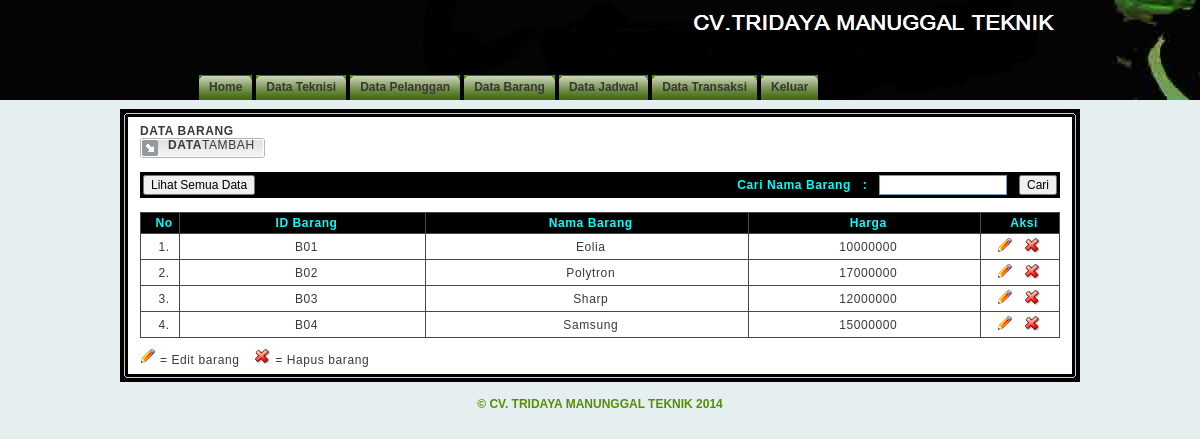
The page /admin.php?page=barang_mgr (signed in) on the database its author committed.
### tables this page shows
CREATE TABLE `barang` (
  `id_barang` varchar(3) NOT NULL,
  `nama_barang` varchar(50) NOT NULL,
  `harga` int(11) NOT NULL,
  PRIMARY KEY (`id_barang`)
);

### include/class.php (called while the page is built, shortened)
<?php
class barang {
    function tampilbarang() {
        $query = mysql_query("SELECT * FROM barang");
        while ($row = mysql_fetch_array($query))
            $data[] = $row;
        return $data;
    }
}
?>

### barang_mgr.php (the view, shortened to what this page needs)
<?php
include_once 'include/class.php';
$sup = new barang();
?>
<b>DATA BARANG</b>
<div class="subnav">
    <table border="0" cellspacing="0" cellpadding="0">
        <tr>
            <td><img src="images/tabdata01.gif" /></td>
            <td class="tabsubnav">
                <b>DATA</b><a href="?page=addbarang">TAMBAH</a>
            </td>
            <td><img src="images/tabdata03.gif" /></td>
        </tr>
    </table>
</div><br />
<table class="tabholder"  border="0" cellspacing="0" cellpadding="3">
    <tr class="tabhead">
        <td width="40%">
            <form method="post" action="?page=barang_mgr" onsubmit="if (this.q.value)
                        return true;
                    else
                        return false;">
                <input name="sb" type="submit" class="button" value="Lihat Semua Data">
            </form>
        </td>
        <td width="60%" align="right">
            <form method="post" action="?page=barang_mgr" onsubmit="if (this.q.value)
                        return true;
                    else
                        return false;">
                <input type="hidden" name="do" value="find" /><b>Cari Nama Barang &nbsp; : &nbsp;</b>
                <input class="tfield"  type="text" name="q" title="Masukkan kata kunci pencarian." />&nbsp;&nbsp;
                <input name="submit" type="submit" class="button" value="Cari" />
            </form>
        </td>
    </tr>
</table>
<br>
<table class="tabholder" border="0" cellspacing="1" cellpadding="0">
    <tr class="tabhead">
        <td align="center" width="30" class="tabtxt">No</td>
        <td align="center" class="tabtxt">ID Barang</td>
        <td align="center" class="tabtxt">Nama Barang</td>
        <td align="center" class="tabtxt">Harga</td>
        <td align="center" width="70" class="tabtxt">Aksi</td>
    </tr>
    <?php
    $arrayangsur = $sup->tampilbarang();
    if (count($arrayangsur)) {
        foreach ($arrayangsur as $data) {
            ?>
            <tr class="tabcont">
                <td class="tabtxt" align="center"><?php echo $c = $c + 1; ?>.</td>
                <td class="tabtxt" align="center"><?php echo $data['id_barang']; ?></td>
                <td class="tabtxt" align="center"><?php echo $data['nama_barang']; ?></td>
                <td class="tabtxt" align="center"><?php echo $data['harga']; ?></td>
                <td align="left">
                    <div class="tabtxt imghref">
                        <span class="dashnav">&nbsp;</span>
                        <a href="?page=edit_barang&aksi=edit&id_barang=<?php echo $data['id_barang']; ?>">
                            <img src="images/ico_edit.gif" class="ico" border="0" title="Edit" />
                        </a>
                        <span class="dashnav">&nbsp;</span>
                        <a href="?page=edit_barang&aksi=hapus&id_barang=<?php echo $data['id_barang']; ?>">
                            <img src="images/ico_del.gif" class="ico" border="0" title="Hapus" onClick="return confirm('Apakah Anda Yakin?');"/>
                        </a>
                    </div>
                </td>
            </tr>
            <?php
        }
    } else {
        echo 'Nama Barang Tidak Ada!';
    }
    ?>
</table>
<img src="images/ico_edit.gif" border="0" title="Edit" /> = Edit barang &nbsp;&nbsp;
<img src="images/ico_del.gif" border="0" title="Delete" /> = Hapus barang

### css/style2.css (style rules this page uses)
html, body { margin: 0; padding: 0; background: #e5efef url(../images/header.jpg) top repeat-x; font: 12px Tahoma, Arial, "Trebuchet MS"; color: #3C3836; }
a { text-decoration: underline; color: #FF7E00; }
.tabsubnav { background-image: url(../images/tabdata02bg.gif); background-repeat: repeat-x; color: #3A3835; vertical-align: top; }
.tabsubnav a { text-decoration: none; color: #3A3835; }
.rbox02 form { margin: 0; padding: 0; }
.tabholder { width: 100%; background: #4A4846; }
.tabhead { background-color: #000000; font-weight: bold; color: #0FF; }
.tabcont { background: #FFF; }
.tabtxt { padding: 3px 0 3px 8px; }
.tabtxt a { text-decoration: none; }
.tfield { background: #FFF; width: 120px; font-family: Tahoma, Arial, "Trebuchet MS"; font-size: 12px; font-weight: normal; padding: 2px 3px 2px 3px; border: 1px solid #7F9DB9; }
.button { font-size: 12px; }

### rows shown on the page
barang: id_barang "B01", nama_barang "Eolia", harga "10000000"
barang: c "2", id_barang "B02", nama_barang "Polytron", harga "17000000"
barang: c "3", id_barang "B03", nama_barang "Sharp", harga "12000000"
barang: c "4", id_barang "B04", nama_barang "Samsung", harga "15000000"
